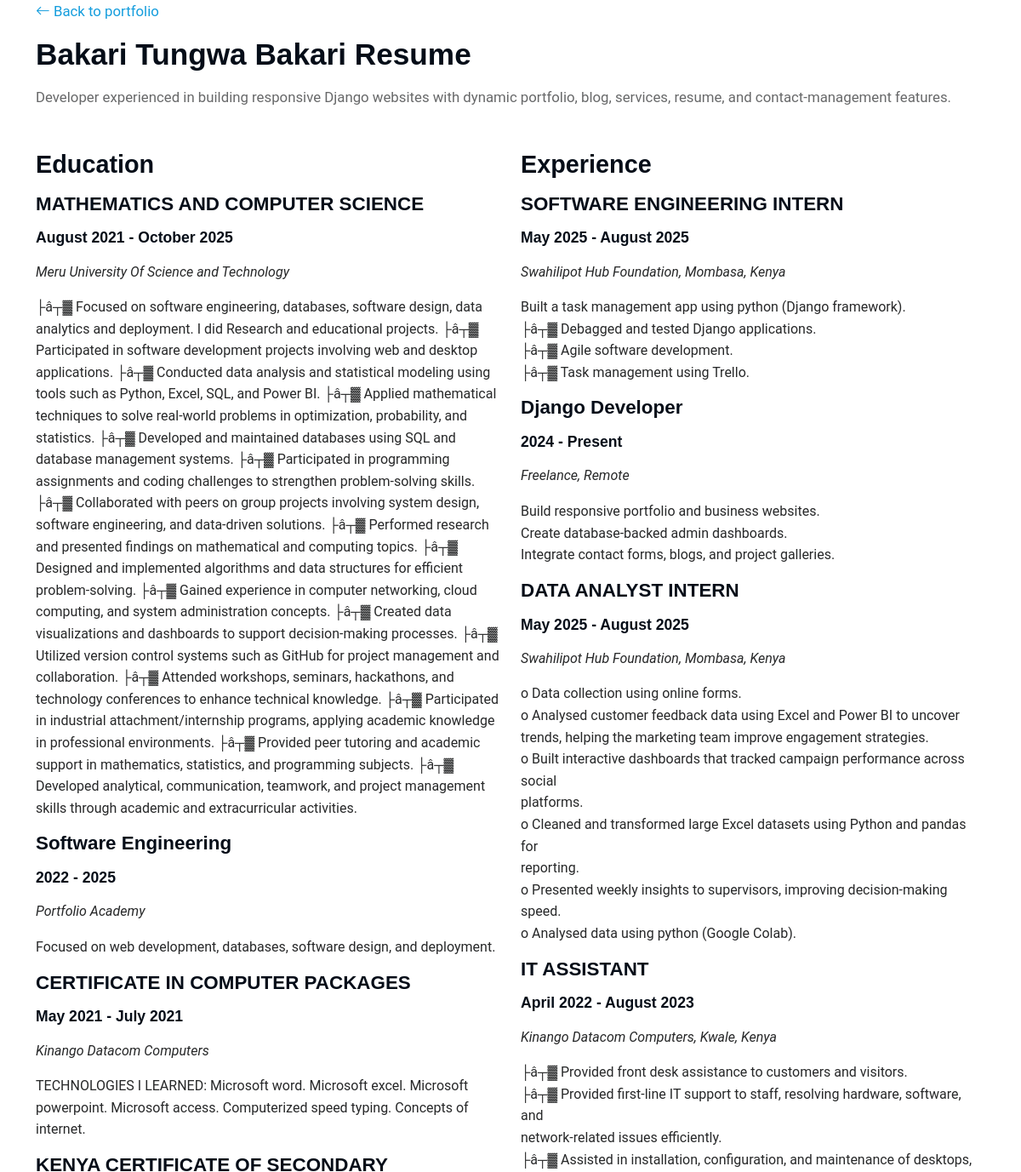
The page /resume/ (upper part) on the database as committed earlier.
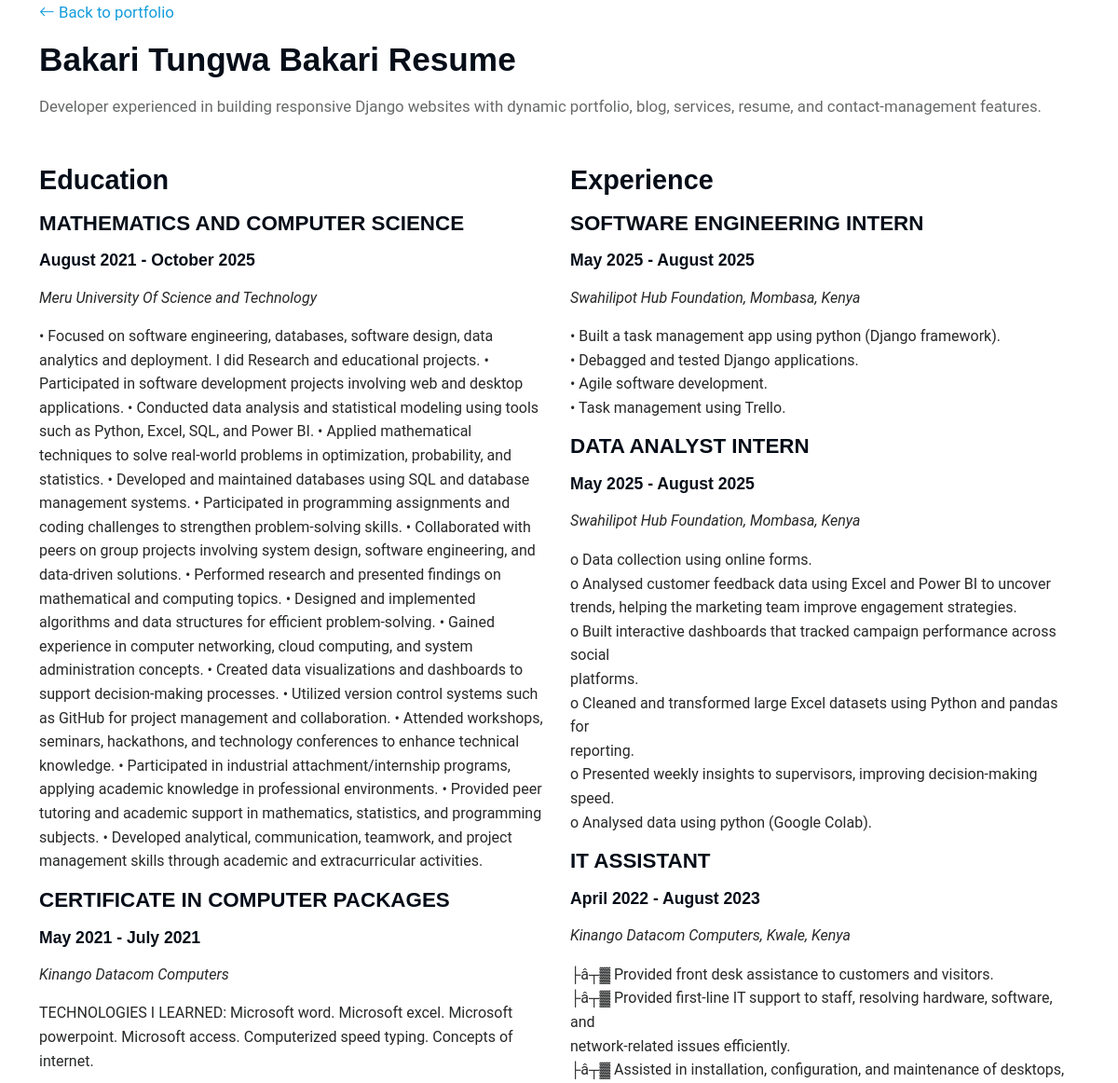
The same page on the database as committed later.
### myportifolio/models.py (models this page shows, shortened)
class TimestampedModel(models.Model):
    created_at = models.DateTimeField(auto_now_add=True)
    updated_at = models.DateTimeField(auto_now=True)
    class Meta:
        abstract = True

class Education(TimestampedModel):
    degree = models.CharField(max_length=180)
    school = models.CharField(max_length=180)
    period = models.CharField(max_length=80)
    description = models.TextField(blank=True)
    order = models.PositiveIntegerField(default=0)
    class Meta:
        ordering = ["order", "-created_at"]

class Experience(TimestampedModel):
    role = models.CharField(max_length=180)
    company = models.CharField(max_length=180)
    period = models.CharField(max_length=80)
    location = models.CharField(max_length=120, blank=True)
    description = models.TextField(
        help_text="Use one responsibility per line for bullet points."
    )
    order = models.PositiveIntegerField(default=0)
    class Meta:
        ordering = ["order", "-created_at"]

### myportifolio/views.py (the view)
# urls.py: path("resume/", views.resume_page, name="resume"),
def resume_page(request):
    context = {
        "profile": _site_profile(),
        "resume": Resume.objects.order_by("-updated_at").first(),
        "education": Education.objects.all(),
        "experience": Experience.objects.all(),
        "skills": Skill.objects.all(),
    }
    return render(request, "resume.html", context)

### myportifolio/views.py (called while the page is built, shortened)
def _site_profile():
    profile = SiteProfile.objects.order_by("-updated_at").first()
    if profile:
        return profile

### myportifolio/templates/resume.html (shortened to what this page needs)
{% load static %}
<!DOCTYPE html>
<html lang="en">
<head>
  <link href="{% static 'assets/vendor/bootstrap/css/bootstrap.min.css' %}" rel="stylesheet">
  <link href="{% static 'assets/vendor/bootstrap-icons/bootstrap-icons.css' %}" rel="stylesheet">
  <link href="{% static 'assets/css/main.css' %}" rel="stylesheet">
</head>
<body>
  <main class="main">
    <section class="section">
      <div class="container section-title">
        <p><a href="{% url 'index' %}"><i class="bi bi-arrow-left"></i> Back to portfolio</a></p>
        <h2>{{ profile.name }} Resume</h2>
        <p>{{ resume.summary|default:profile.bio }}</p>
      </div>
      <div class="container resume">
        <div class="row">
          <div class="col-lg-6">
            <h3 class="resume-title">Education</h3>
            {% for item in education %}
              <div class="resume-item">
                <h4>{{ item.degree }}</h4>
                <h5>{{ item.period }}</h5>
                <p><em>{{ item.school }}</em></p>
                <p>{{ item.description }}</p>
              </div>
            {% endfor %}
          </div>
          <div class="col-lg-6">
            <h3 class="resume-title">Experience</h3>
            {% for item in experience %}
              <div class="resume-item">
                <h4>{{ item.role }}</h4>
                <h5>{{ item.period }}</h5>
                <p><em>{{ item.company }}{% if item.location %}, {{ item.location }}{% endif %}</em></p>
                <p>{{ item.description|linebreaksbr }}</p>
              </div>
            {% endfor %}
          </div>
        </div>
      </div>
    </section>
  </main>
</body>
</html>

Rows that differ between the two databases and show on the page:
removed Education: degree "Software Engineering", period "2022 - 2025", school "Portfolio Academy", description "Focused on web development, databases, software design, and deployment."
removed Experience: role "Django Developer", period "2024 - Present", company "Freelance", location "Remote", description "Build responsive portfolio and business websites. Create database-backed admin dashboards. Integrate contact forms, blogs, and project galleries."
changed Education "MATHEMATICS AND COMPUTER SCIENCE": description "├â┬▓ Focused on software engineering, databases, software design, data analytics and deployment. I did Research and educational projects. ├â┬▓ Participated in software development projects involving web and desktop applications. ├â┬▓ Conducted data analysis and statistical modeling using tools such as Python, Excel, SQL, and Power BI. ├â┬▓ Applied mathematical techniques to solve real-world problems in optimization, probability, and statistics. ├â┬▓ Developed and maintained databases using SQL and database management systems. ├â┬▓ Participated in programming assignments and coding challenges to strengthen problem-solving skills. ├â┬▓ Collaborated with peers on group projects involving…" → "• Focused on software engineering, databases, software design, data analytics and deployment. I did Research and educational projects. • Participated in software development projects involving web and desktop applications. • Conducted data analysis and statistical modeling using tools such as Python, Excel, SQL, and Power BI. • Applied mathematical techniques to solve real-world problems in optimization, probability, and statistics. • Developed and maintained databases using SQL and database management systems. • Participated in programming assignments and coding challenges to strengthen problem-solving skills. • Collaborated with peers on group projects involving system design, software…"
changed Experience "SOFTWARE ENGINEERING INTERN": description "Built a task management app using python (Django framework). ├â┬▓ Debagged and tested Django applications. ├â┬▓ Agile software development. ├â┬▓ Task management using Trello." → "• Built a task management app using python (Django framework). • Debagged and tested Django applications. • Agile software development. • Task management using Trello."
